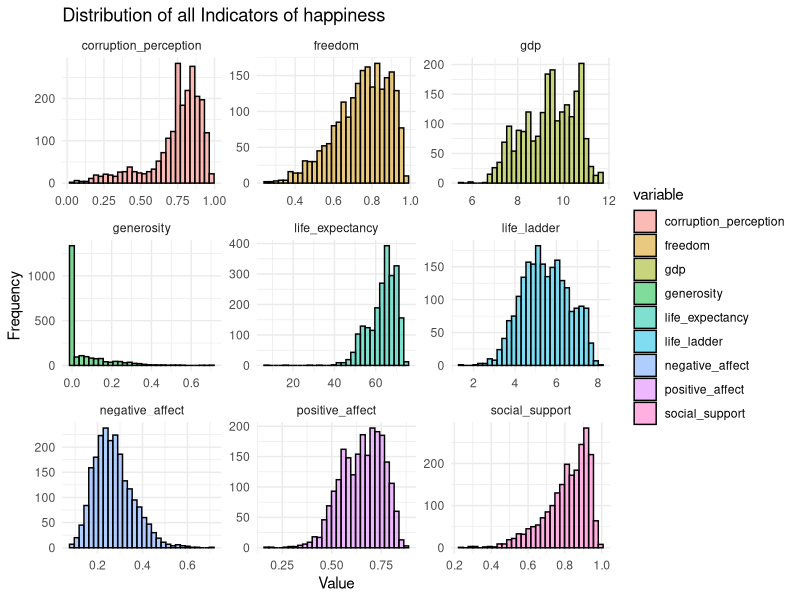
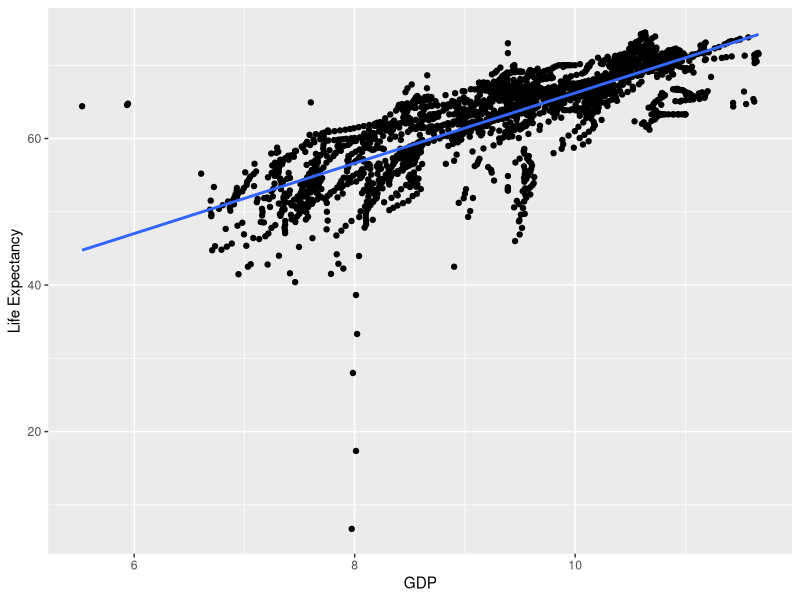
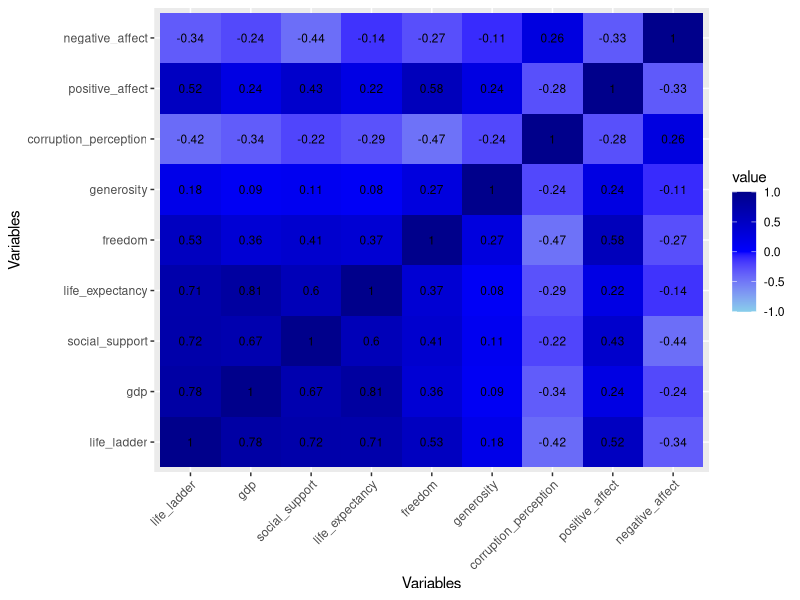
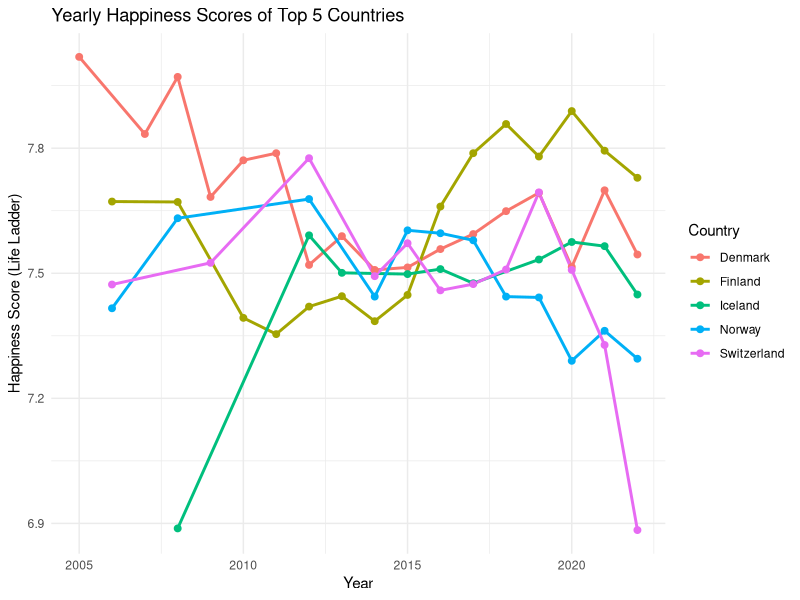
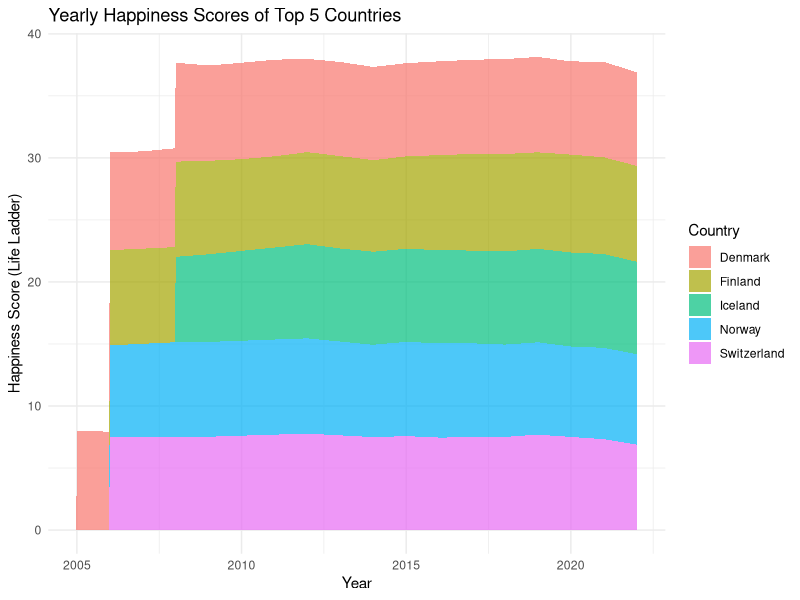
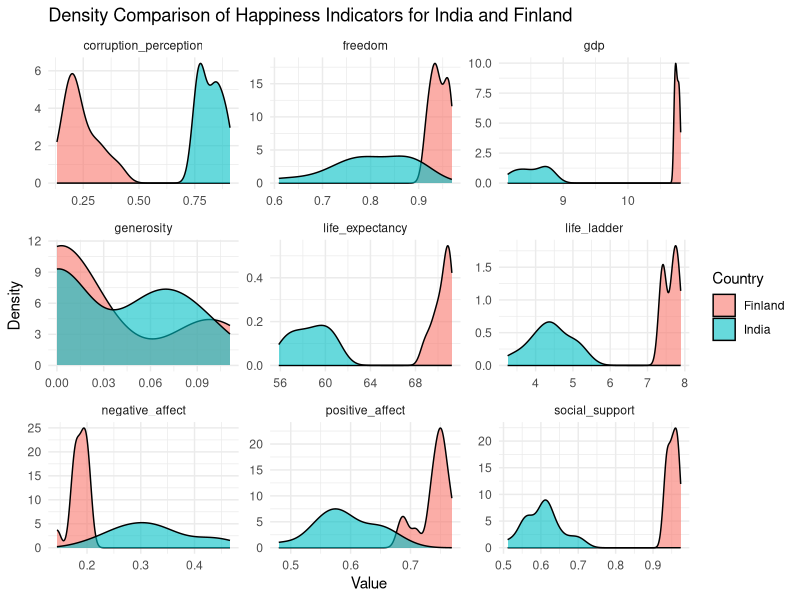
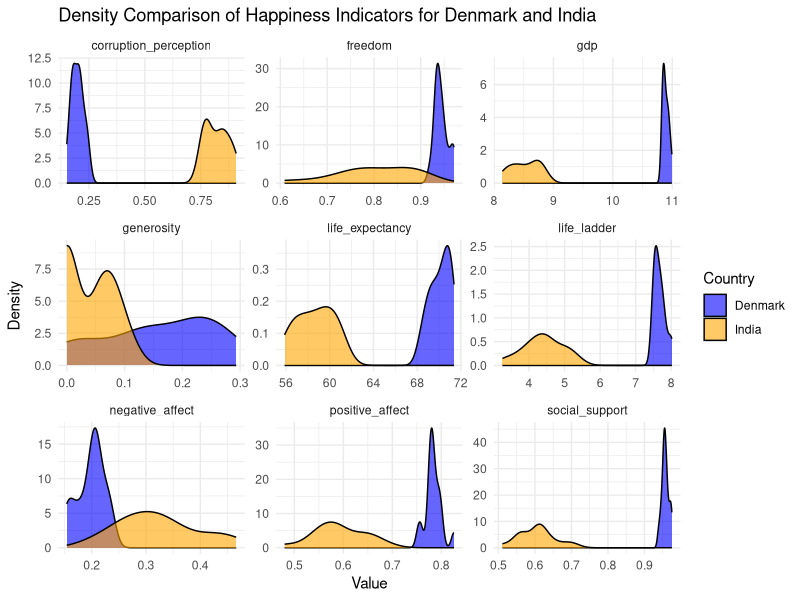
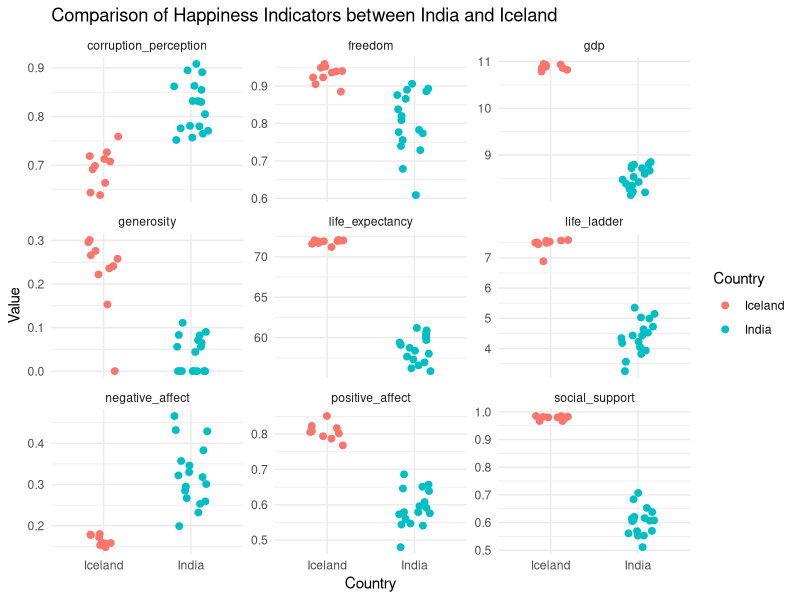

Reproduce these figures in R, in order.
## ---- chunk 1
# Set a CRAN mirror
options(repos = c(CRAN = "https://cloud.r-project.org"))

# Install and load the tidyverse package
if (!requireNamespace("tidyverse", quietly = TRUE)) {
  install.packages("tidyverse")
}
# The tidyverse provides tools for importing, cleaning, transforming, visualizing, and modeling data.\
install.packages("effects")
library(tidyverse)
library(ggplot2)
library(dplyr)
## ---- chunk 2
wh <- read.csv("./datasets/world_happiness.csv")
head(wh)
## ---- chunk 3
str(wh)
## ---- chunk 4
summary(wh)
## ---- chunk 5
wh <- wh %>% 
  mutate(across(everything(), ~replace_na(.,mean(., na.rm = TRUE))))
## ---- chunk 6
print(sum(is.na(wh)))
## ---- chunk 7
negative_values <- lapply(wh, function(x) sum(x < 0))
negative_values <- unlist(negative_values)
negative_values
## ---- chunk 8
wh <- wh %>% 
  mutate(Generosity = ifelse(Generosity<0,0,Generosity))
## ---- chunk 9
all(wh >= 0)  
## ---- chunk 10
# Renaming column 'Country.name'
wh <- wh %>%
  rename(country = Country.name)
# Renaming column 'Life.Ladder'
wh <- wh %>% 
  rename(life_ladder = Life.Ladder)
# Renaming column 'Log.GDP.per.capita'
wh <- wh %>% 
  rename(gdp = Log.GDP.per.capita)
# Renaming column 'Social.support
wh <- wh %>% 
  rename(social_support = Social.support)
# Renaming column 'Healthy.life.expectancy.at.birth'
wh <- wh %>% 
  rename(life_expectancy = Healthy.life.expectancy.at.birth)
# Renaming column 'Freedom.to.make.life.choices'
wh <- wh %>% 
  rename(freedom = Freedom.to.make.life.choices)
# Renaming column 'Generosity'
wh <- wh %>% 
  rename(generosity = Generosity)
# Renaming column 'Perceptions.of.corruption'
wh <- wh %>% 
  rename(corruption_perception = Perceptions.of.corruption)
# Renaming column 'Positive.affect'
wh <- wh %>% 
  rename(positive_affect = Positive.affect)
# Renaming column 'Negative.affect'
wh <- wh %>% 
  rename(negative_affect = Negative.affect)

colnames(wh)
## ---- chunk 11
data_subset <- wh %>%
  select(-c(1, 2))

# Gather data into long format for ggplot
data_long <- gather(data_subset, key = "variable", value = "value")

# Plotting using ggplot2
ggplot(data_long, aes(x = value, fill = variable)) +
  geom_histogram(bins = 30, color = "black", alpha = 0.5) +
  labs(title = "Distribution of all Indicators of happiness",
       x = "Value", y = "Frequency") +
  theme_minimal() +
  facet_wrap(~ variable, scales = "free")

## ---- chunk 12
calculate_mode <-function(x){
  tb <- table(x)
  mode_value <- as.numeric(names(tb)[which.max(tb)])
  return(mode_value)
}
## Central Tendency analysis of Life Ladder of different countries

ct_life_ladder <- wh %>% 
  group_by(country) %>% 
  summarise(
    life_ladder_mean = mean(life_ladder, na.rm = TRUE),
    life_ladder_median = median(life_ladder, na.rm =  TRUE),
    life_ladder_mode = calculate_mode(life_ladder)
  )
head(ct_life_ladder)
## ---- chunk 13

## Central Tendency analysis of gdp of different countries

ct_gdp <- wh %>% 
  group_by(country) %>% 
  summarise(
    gdp_mean = mean(gdp, na.rm = TRUE),
    gdp_ladder_median = median(gdp, na.rm =  TRUE),
    gdp_ladder_mode = calculate_mode(gdp)
  )
head(ct_gdp)
## ---- chunk 14
## Central Tendency analysis of Life Ladder of different countries

ct_life_expectancy <- wh %>% 
  group_by(country) %>% 
  summarise(
    life_expectancy_mean = mean(life_expectancy, na.rm = TRUE),
    life_expectancy_median = median(life_expectancy, na.rm =  TRUE),
    life_expectancy_mode = calculate_mode(life_expectancy)
  )
head(ct_life_expectancy)
## ---- chunk 15
cor(wh$social_support, wh$life_expectancy)
## ---- chunk 16
#dependent variable
le <- wh$life_expectancy

#independent variable
g <- wh$gdp
s <- wh$social_support
f <- wh$freedom
gn <- wh$generosity

#Linear Regression
model <- lm(le~g+s+f+gn, data = wh)

# Summary of the model using a scatter plot.
ggplot(wh, aes(x = g, y = le ))+
  geom_point()+
  geom_smooth(method = "lm", se = FALSE)+
  labs("Improvement in Life Expectance with respect to GDP",
       x = "GDP",
       y = "Life Expectancy")
## ---- chunk 17
library(reshape2)
corr_df <- melt(cor(wh[-c(1,2)]))

ggplot(corr_df,aes(Var1,Var2,fill = value))+
  geom_tile()+
  geom_text(aes(label = round(value,2)), color = "black", size = 3)+
  scale_fill_gradient2(low = "skyblue", mid = "blue", high = "darkblue", midpoint = 0, limit = c(-1,1))+
  labs("Correlation Matrix of Indicators of Happiness Score", x = "Variables", y = "Variables")+
  theme(axis.text.x = element_text(angle = 45, hjust = 1))
## ---- chunk 18

top_countries <- wh %>%
  group_by(country) %>%
  summarize(avg_life_ladder = mean(life_ladder, na.rm = TRUE)) %>%
  top_n(5, avg_life_ladder) %>%
  pull(country)

# Filter the dataset to include only the top five countries
top_countries_data <- wh %>% filter(country %in% top_countries)

# Plot the yearly happiness scores for the top five countries
ggplot(top_countries_data, aes(x = year, y = life_ladder, color = country, group = country)) +
  geom_line(size = 1) +
  geom_point(size = 2) +
  labs(title = "Yearly Happiness Scores of Top 5 Countries",
       x = "Year",
       y = "Happiness Score (Life Ladder)",
       color = "Country") +
  theme_minimal()
## ---- chunk 19
top_countries_data <- wh %>%
  group_by(country) %>%
  summarize(avg_life_ladder = mean(life_ladder, na.rm = TRUE)) %>%
  top_n(5, avg_life_ladder) %>%
  inner_join(wh, by = "country")

# Plot the yearly happiness scores for the top five countries with an area plot
ggplot(top_countries_data, aes(x = year, y = life_ladder, fill = country)) +
  geom_area(position = "stack", alpha = 0.7) +
  labs(title = "Yearly Happiness Scores of Top 5 Countries",
       x = "Year",
       y = "Happiness Score (Life Ladder)",
       fill = "Country") +
  theme_minimal()
## ---- chunk 20

comparison_data <- wh %>% filter(country %in% c("Finland", "India"))

# Select relevant columns
selected_columns <- comparison_data %>%
  select(country, life_ladder, gdp, social_support, life_expectancy, freedom, generosity, corruption_perception, positive_affect, negative_affect)

# Melt the data for easier plotting
melted_data <- selected_columns %>%
  pivot_longer(cols = -country, names_to = "indicator", values_to = "value")
# Create density plot
ggplot(melted_data, aes(x = value, fill = country)) +
  geom_density(alpha = 0.6) +
  facet_wrap(~ indicator, scales = "free") +
  labs(title = "Density Comparison of Happiness Indicators for India and Finland",
       x = "Value",
       y = "Density",
       fill = "Country") +
  theme_minimal()


## ---- chunk 21
comparison_data <- wh %>%
  filter(country %in% c("Denmark", "India"))

# Select relevant columns
selected_columns <- comparison_data %>%
  select(country, life_ladder, gdp, social_support, life_expectancy, 
         freedom, generosity, corruption_perception, positive_affect, negative_affect)

# Melt the data for easier plotting
melted_data <- selected_columns %>%
  pivot_longer(cols = -country, names_to = "indicator", values_to = "value")

# Create density plot with custom colors for countries
ggplot(melted_data, aes(x = value, fill = country)) +
  geom_density(alpha = 0.6) +
  facet_wrap(~ indicator, scales = "free") +
  labs(title = "Density Comparison of Happiness Indicators for Denmark and India",
       x = "Value",
       y = "Density",
       fill = "Country") +
  scale_fill_manual(values = c("Denmark" = "blue", "India" = "orange")) +  # Custom colors
  theme_minimal()
## ---- chunk 22
comparison_data <- wh %>%
  filter(country %in% c("India", "Iceland"))

# Melt the data for easier plotting
melted_data <- comparison_data %>%
  select(country, life_ladder, gdp, social_support, life_expectancy, 
         freedom, generosity, corruption_perception, positive_affect, negative_affect) %>%
  pivot_longer(cols = -country, names_to = "indicator", values_to = "value")

# Create scatter plots for each indicator
ggplot(melted_data, aes(x = country, y = value, color = country)) +
  geom_point(position = position_jitter(width = 0.2, height = 0), size = 2) +
  facet_wrap(~ indicator, scales = "free_y") +
  labs(title = "Comparison of Happiness Indicators between India and Iceland",
       x = "Country",
       y = "Value",
       color = "Country") +
  theme_minimal()
## ---- chunk 23
happiness_score <- sum(wh[-c(1,2)])
bottom_countries <- wh %>%
  group_by(country) %>%
  summarize(avg_happiness_score = mean(happiness_score)) %>%
  top_n(-5, wt = avg_happiness_score) %>%
  pull(country)

# Filter original dataset for bottom countries
bottom_data <- wh %>%
  filter(country %in% bottom_countries)

# Group by year and compute average life expectancy
bottom_life_expectancy <- bottom_data %>%
  group_by(year) %>%
  summarize(avg_life_expectancy = mean(life_expectancy))

# Plotting using ggplot2 (Grouped bar plot for top 5 least happy countries)
ggplot(bottom_life_expectancy, aes(x = year, y = avg_life_expectancy, fill = factor(year))) +
  geom_bar(stat = "identity", position = "dodge") +
  labs(title = "Average Life Expectancy of Top 5 Least Happy Countries",
       x = "Year",
       y = "Average Life Expectancy",
       fill = "Year") +
  theme_minimal()
## ---- chunk 24
# Calculate Happiness Score
wh$Happiness_Score <- rowSums(wh[, c("life_ladder", "gdp", "social_support", 
                                     "life_expectancy", "freedom", "generosity", 
                                     "corruption_perception", "positive_affect", 
                                     "negative_affect")], na.rm = TRUE)

# Aggregate by year and calculate total happiness score
yearly_happiness <- aggregate(Happiness_Score ~ year, data = wh, FUN = sum)

# Create Pie Chart
pie(yearly_happiness$Happiness_Score, labels = yearly_happiness$year, 
    main = "Year-wise Contribution of Happiness Scores", col = rainbow(length(yearly_happiness$year)))

# Add Legend
legend("topright", legend = yearly_happiness$year, title = "Year", fill = rainbow(length(yearly_happiness$year)))

## ---- chunk 25
wh <- wh %>%
  mutate(happiness_score = life_ladder + gdp + social_support + life_expectancy +
                             freedom + generosity + corruption_perception +
                             positive_affect + negative_affect)

# Identify top 5 least happy countries
bottom_countries <- wh %>%
  group_by(country) %>%
  summarize(avg_happiness_score = mean(happiness_score)) %>%
  top_n(-5, wt = avg_happiness_score)

# Filter original dataset for bottom countries and India
comparison_data <- wh %>%
  filter(country %in% c(bottom_countries$country, "India"))

# Group by year and country, compute average life expectancy
life_expectancy_comparison <- comparison_data %>%
  group_by(year, country) %>%
  summarize(avg_life_expectancy = mean(life_expectancy))

# Plotting using ggplot2 (Grouped bar plot for comparing India with least happy countries)
ggplot(life_expectancy_comparison, aes(x = year, y = avg_life_expectancy, fill = country)) +
  geom_bar(stat = "identity", position = "dodge") +
  labs(title = "Comparison of Life Expectancy: India vs Top 5 Least Happy Countries",
       x = "Year",
       y = "Average Life Expectancy",
       fill = "Country") +
  theme_minimal() 
